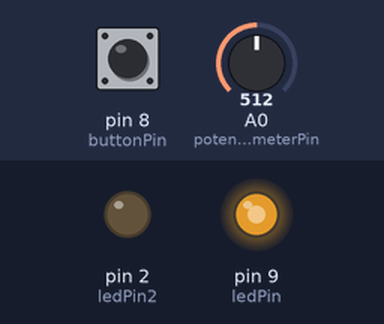
A sketch run on a simulated Arduino Uno, built with avr-gcc and run on an emulated ATmega328P. Shown: output pins drawn as LEDs (lit = HIGH). The test bench sets the inputs (shaded band); at power-on: pin 8 (buttonPin) LOW, A0 (potentiometerPin) = 512. What the sketch prints to the serial monitor is not drawn.

Above: at 1.2 s.
1.3 s: pin 8 (buttonPin) pulled HIGH for 1 s
At 1.66 s:
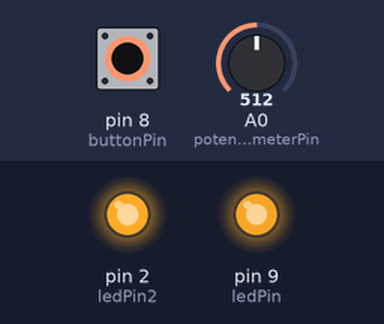
At 2.27 s:
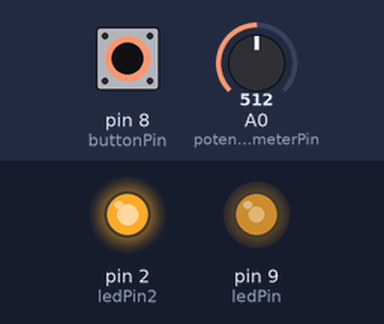
4.3 s: pin 8 (buttonPin) pulled HIGH for 3.2 s
At 6.22 s:
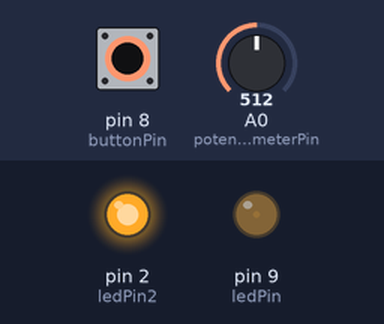
12.0 s: A0 (potentiometerPin) set to 122
Timing chart, 0 to 16.0 s (numbered marks = the images above; inputs shaded):
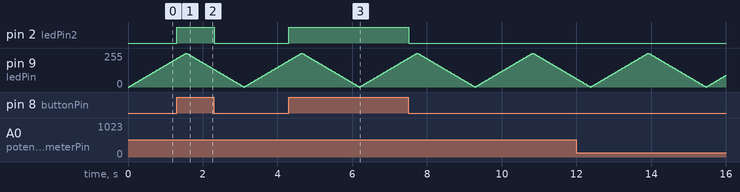

Measured:
- after the input at 1.3 s, pin 2 (ledPin2): LOW → HIGH at once, → LOW 1.0 s later
- after the input at 4.3 s, pin 2 (ledPin2): LOW → HIGH at once, → LOW 3.2 s later

The sketch:

tutorial_1.ino
```cpp
int ledPin = 9;
int ledPin2 = 2;
int buttonPin = 8;
int potentiometerPin = A0;

int MAX_BRIGHTNESS = 225;

int brightness = 0;
int fadeAmount = 5;
int direction = 1;

int potentiometerReading;
bool buttonState;

void setup() {
  // put your setup code here, to run once:
  Serial.begin(9600);
  // declare pin 9 to be an output
  pinMode(ledPin, OUTPUT);
  pinMode(ledPin2, OUTPUT);
  pinMode(buttonPin, INPUT);
  pinMode(potentiometerPin, INPUT);
}

void loop() {
  // put your main code here, to run repeatedly:

  /* button */
  // read button state
  buttonState = digitalRead(buttonPin);
  if (buttonState == HIGH) {
    digitalWrite(ledPin2, HIGH);
  } else {
    digitalWrite(ledPin2, LOW);
  }

  /* analog leds */
  // set the brightness of LED
  analogWrite(ledPin, brightness);

  // adjust brightness
  brightness += direction * fadeAmount;

  if (brightness <= 0 || brightness >= 255) {
    direction *= -1;
  }


  /* potentiometer */
  potentiometerReading = analogRead(potentiometerPin);

  Serial.println(potentiometerReading);

  delay(30);

}
```
